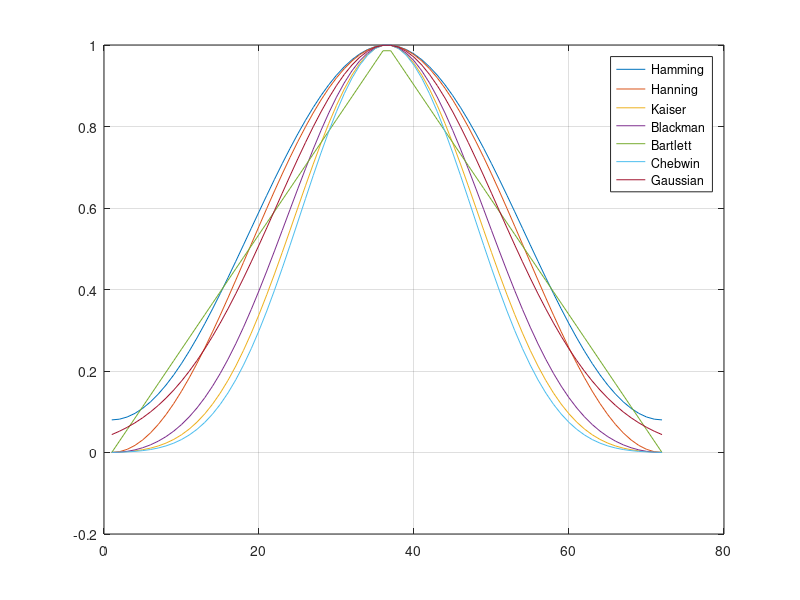
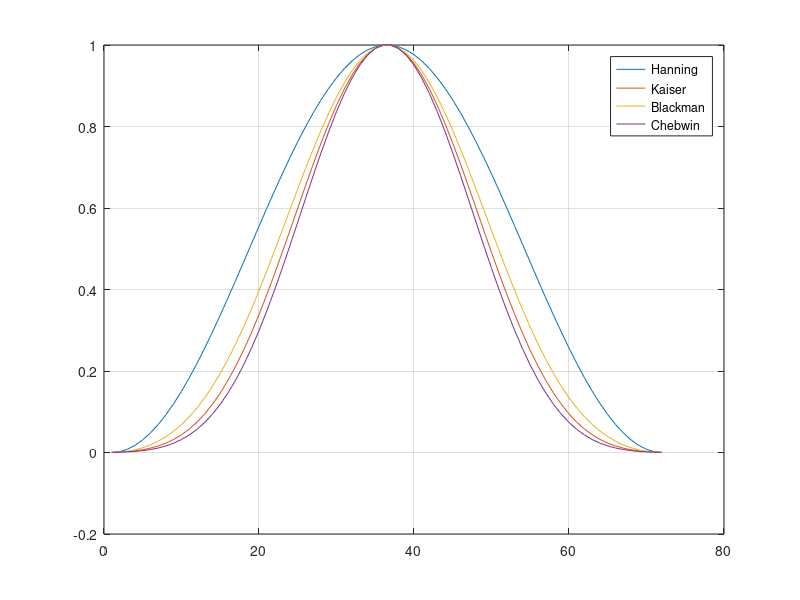

These charts were generated, in order, by the following MATLAB code:
clear all;close all;clc

L = 72;

nof_windows = 7;

w = zeros(nof_windows,L);

w(1,:) = hamming(L);
w(2,:) = hann(L);
w(3,:) = kaiser(L,10);
w(4,:) = blackman(L);
w(5,:) = bartlett(L);
w(6,:) = chebwin(L);
w(7,:) = gausswin(L);

figure;
plot(w(1,:));
hold on
plot(w(2,:));
plot(w(3,:));
plot(w(4,:));
plot(w(5,:));
plot(w(6,:));
plot(w(7,:));
hold off
grid on
legend('Hamming','Hanning','Kaiser','Blackman','Bartlett','Chebwin','Gaussian')

figure;
plot(w(2,:));
hold on
plot(w(3,:));
plot(w(4,:));
plot(w(6,:));
hold off
grid on
legend('Hanning','Kaiser','Blackman','Chebwin')
